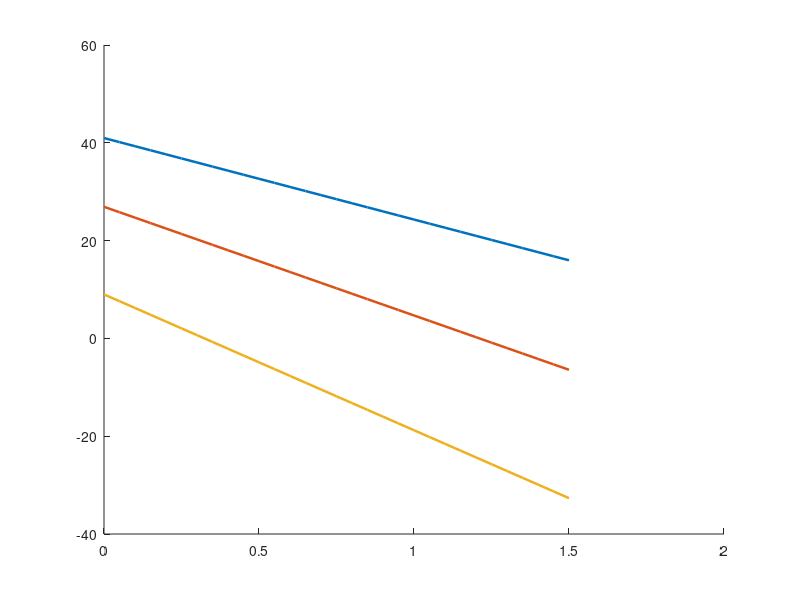

Here is the MATLAB script that generated this plot: (Note: this script raises an error after producing the figure.)
%% fig_export.m — 论文图 1/2/3/4/5 重导出 (300 dpi, 无工具栏; MDPI 要求)
% 图2 裕度-延迟 / 图3 TTC-延迟 / 图4 临界延迟-τ: 解析公式直接重算 (与 Table 1/2 数字勾稽, 秒出)
% 图5 噪声盒须图: 80 km/h 范围触发 MC (N=1000/层, 口径与 Table 4 一致: 无偏置, 40 m 阈值)
% 图1 场景俯视图: 可选图, 顺带生成
clear; clc; close all; rng('default');
OUT = 'C:\deepseek\论文\文件列表';
D0 = 60; a = 8; dtGrid = 0:0.05:1.5; Vkmh = [60 80 100]; V = Vkmh/3.6;

% ---------- Figure 2: safety margin vs delay ----------
figure('Color','w','Position',[60 60 780 480]); hold on;
for i = 1:3
    v = V(i); S = v^2/(2*a);
    m = D0 - v*(0.1+dtGrid) - S;              % 首检 0.1 s 量化延迟计入 (Table 1 口径)
    plot(dtGrid, m, 'LineWidth', 1.8);
end
yline(0, 'r--', 'LineWidth', 1.2);
xlabel('\Delta t (s)','FontSize',12); ylabel('Safety margin (m)','FontSize',12);
legend({'60 km/h','80 km/h','100 km/h'},'Location','southwest','FontSize',11);
grid on; ylim([-36 46]); box on;
exportgraphics(gcf, fullfile(OUT,'fig_margin_vs_delay_v2.png'),'Resolution',300);

% ---------- Figure 3: TTC at brake trigger vs delay ----------
figure('Color','w','Position',[60 60 780 480]); hold on;
for i = 1:3
    TTC = D0/V(i) - 0.1 - dtGrid;             % TTC = D_avail/v = D0/v - 0.1 - dt
    plot(dtGrid, TTC, 'LineWidth', 1.8);
end
xlabel('\Delta t (s)','FontSize',12); ylabel('TTC at brake trigger (s)','FontSize',12);
legend({'60 km/h','80 km/h','100 km/h'},'Location','northeast','FontSize',11);
grid on; ylim([0 4]); box on;
exportgraphics(gcf, fullfile(OUT,'fig_ttc_vs_delay_v2.png'),'Resolution',300);

% ---------- Figure 4: critical latency vs braking build-up tau ----------
tau = 0:0.05:0.5;
figure('Color','w','Position',[60 60 780 480]); hold on;
for i = 1:3
    v = V(i);
    S = v.*tau - a.*tau.^2/6 + (v - a.*tau/2).^2/(2*a);
    dtCrit = (D0 - S)./v - 0.1;               % Table 2 口径
    plot(tau, dtCrit, 'LineWidth', 1.8);
end
xlabel('Braking build-up time \tau (s)','FontSize',12);
ylabel('Critical latency (s)','FontSize',12);
legend({'60 km/h','80 km/h','100 km/h'},'Location','northeast','FontSize',11);
grid on; box on;
exportgraphics(gcf, fullfile(OUT,'fig_critical_vs_tau.png'),'Resolution',300);

% ---------- Figure 5: range-noise boxplot (80 km/h, N=1000) ----------
% 口径同 Table 4: 无偏置; 触发时刻 = 测量信号插值穿越 40 m 的时刻; 裕度 = 该时刻真值距离 - S
% (σ=0 时 tB=0.9 s, D_avail=40 m → 裕度 9.14 m ✓)
v = 80/3.6; S = v^2/(2*a); T = 0.1:0.1:2.0; Dtrue = D0 - v*T;
sig = [0 1 3]; N = 1000; mMat = NaN(N,3);
for si = 1:3
    for n = 1:N
        Dm = Dtrue + sig(si)*randn(size(Dtrue));
        ix = find(Dm < 40, 1);
        if isempty(ix), continue; end
        tB = T(ix-1) + (40 - Dm(ix-1))/(Dm(ix) - Dm(ix-1)) * (T(ix) - T(ix-1));
        mMat(n,si) = interp1(T, Dtrue, tB) - S;
    end
end
figure('Color','w','Position',[60 60 780 480]);
boxplot(mMat, {'\sigma = 0 m','\sigma = 1 m','\sigma = 3 m'},'Widths',0.5,'Colors','k');
hold on;
for si = 1:3, plot(si, mean(mMat(:,si),'omitnan'), 'r*','MarkerSize',14); end
xlabel('Range-noise level','FontSize',12); ylabel('Safety margin (m)','FontSize',12);
grid on; box on;
exportgraphics(gcf, fullfile(OUT,'fig_noise_mc.png'),'Resolution',300);
fprintf('Fig5 means: %.2f / %.2f / %.2f m (expect ~9.14 / 9.34 / 10.08)\n', ...
    mean(mMat(:,1),'omitnan'), mean(mMat(:,2),'omitnan'), mean(mMat(:,3),'omitnan'));

% ---------- Figure 1 (可选): 场景俯视图 ----------
figure('Color','w','Position',[60 60 900 420]); hold on;
rectangle('Position',[0 -0.06 160 0.12],'FaceColor',[0.55 0.55 0.55],'EdgeColor','none');
plot([0 160],[1.8 1.8],'--','Color',[0.45 0.45 0.45],'LineWidth',1.2);
plot([0 160],[-1.8 -1.8],'--','Color',[0.45 0.45 0.45],'LineWidth',1.2);
% 自车 (约 4.4x1.9 m, 位于 x=2)
rectangle('Position',[2 -0.95 4.4 1.9],'FaceColor',[0.20 0.40 0.80],'EdgeColor','k','LineWidth',1.2);
% 静止前车 (x=60)
rectangle('Position',[60 -0.95 4.4 1.9],'FaceColor',[0.85 0.33 0.10],'EdgeColor','k','LineWidth',1.2);
% 雷达视场锥 (半角 8 度, 量程 100 m)
th = 8*pi/180; px = 6.4; py = 0; r = 100;
patch([px px+r*cos(th) px+r*cos(-th)],[py py+r*sin(th) py-r*sin(th)], ...
    [0.9 0.9 0.2],'FaceAlpha',0.18,'EdgeColor','none');
text(2, 3.2, 'ego vehicle, v_0 = 60/80/100 km/h','FontSize',11);
text(58.5, 3.2, 'stationary target (60 m)','FontSize',11);
text(20, -5.5, 'radar FoV (10 Hz, \sigma up to 3 m)','FontSize',10,'Color',[0.5 0.5 0]);
axis equal; axis([-15 130 -16 10]); grid on;
xlabel('x (m)','FontSize',12); ylabel('y (m)','FontSize',12);
exportgraphics(gcf, fullfile(OUT,'fig_scenario_top.png'),'Resolution',300);

fprintf('All figures exported to %s (300 dpi).\n', OUT);
